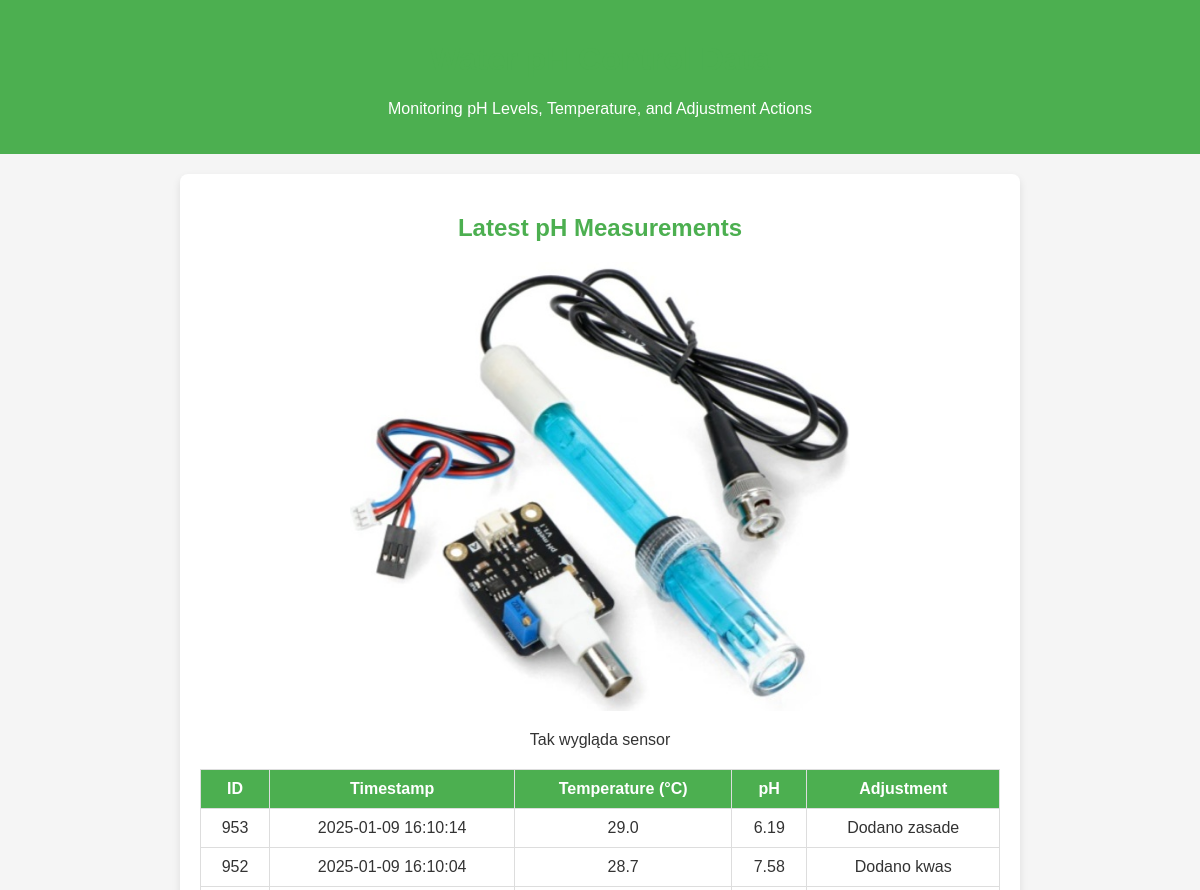
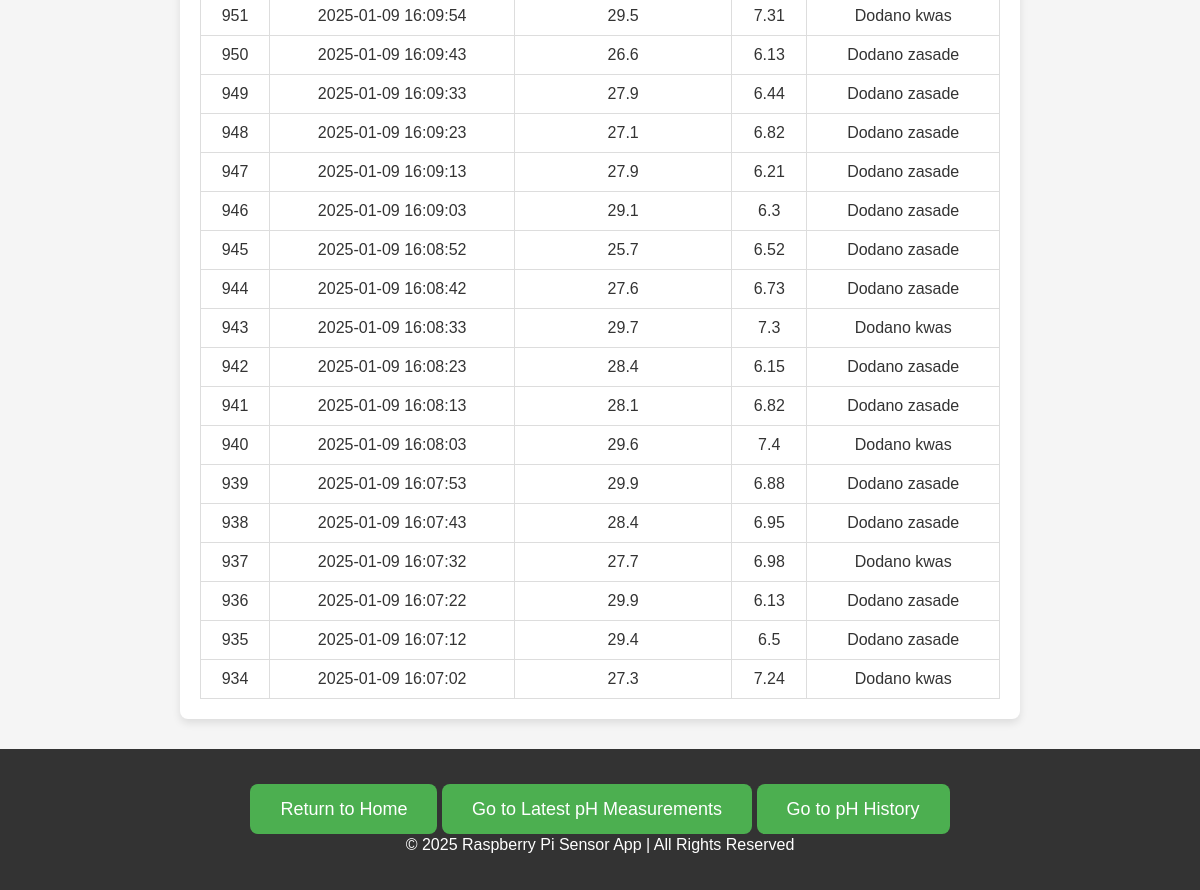
The app's page /aquarium with its own data (2 pictures, top to bottom).
### tables this page shows
CREATE TABLE water_control (
            id INTEGER PRIMARY KEY AUTOINCREMENT,
            timestamp DATETIME DEFAULT CURRENT_TIMESTAMP,
            ph REAL,
            adjustment TEXT,
            current_ph REAL,
            temperature REAL
        );

### app.py (the view)
@app.route('/aquarium')
def ph_measurements_page():
    conn = sqlite3.connect(DB_PATH)
    cursor = conn.cursor()
    cursor.execute("""
                   SELECT id, timestamp, temperature, ph, adjustment
                   FROM water_control
                   ORDER BY timestamp DESC LIMIT 20
                   """)
    measurements = cursor.fetchall()
    conn.close()
    return render_template('aquarium.html', measurements=measurements)

### templates/aquarium.html (shortened to what this page needs)
<!DOCTYPE html>
<html lang="en">
<head>
    <link rel="stylesheet" href="static/css/measurements.css">
</head>
<body>
    <header>
        <h1>Water pH Control Data</h1>
        <p>Monitoring pH Levels, Temperature, and Adjustment Actions</p>
    </header>
    <div class="container">
        <h2>Latest pH Measurements</h2>
        <div class="image-container">
            <img src="static/images/water_quality.jpg" alt="Water Quality" class="resized-image">
            <p>Tak wygląda sensor</p>
        </div>
        <table>
            <thead>
                <tr>
                    <th>ID</th>
                    <th>Timestamp</th>
                    <th>Temperature (&deg;C)</th>
                    <th>pH</th>
                    <th>Adjustment</th>
                </tr>
            </thead>
            <tbody>
                {% for measurement in measurements %}
                    <tr>
                        <td>{{ measurement[0] }}</td>
                        <td>{{ measurement[1] }}</td>
                        <td>{{ measurement[2] }}</td>
                        <td>{{ measurement[3] }}</td>
                        <td>{{ measurement[4] }}</td>
                    </tr>
                {% endfor %}
            </tbody>
        </table>
    </div>
    <footer>
        <div class="cta">
            <a href="/" class="button">Return to Home</a>
            <a href="/ph_measurements_page" class="button">Go to Latest pH Measurements</a>
            <a href="/ph_history_page" class="button">Go to pH History</a>
        </div>
        <p>&copy; 2025 Raspberry Pi Sensor App | All Rights Reserved</p>
    </footer>
</body>
</html>

### static/css/measurements.css (style rules this page uses)
body { font-family: Arial, sans-serif; margin: 0; padding: 0; background: #f5f5f5; color: #333; }
.image-container { text-align: center; }
.resized-image { width: 100%; max-width: 500px; height: auto; }
header { background: #4CAF50; color: white; padding: 20px 0; text-align: center; }
.container { max-width: 800px; margin: 20px auto; padding: 20px; background: white; border-radius: 8px; box-shadow: 0 4px 8px rgba(0, 0, 0, 0.1); }
h1, h2 { color: #4CAF50; text-align: center; }
table { width: 100%; border-collapse: collapse; margin-top: 20px; }
table, th, td { border: 1px solid #ddd; }
th, td { padding: 10px; text-align: center; }
th { background: #4CAF50; color: white; }
.cta { text-align: center; margin-top: 30px; }
.cta a { background: #4CAF50; color: white; text-decoration: none; padding: 15px 30px; border-radius: 8px; font-size: 18px; }
footer { text-align: center; padding: 20px 0; background: #333; color: white; margin-top: 30px; }

### records on screen
water_control: id "953", timestamp "2025-01-09 16:10:14", temperature "29.0", ph "6.19", adjustment "Dodano zasade"
water_control: id "952", timestamp "2025-01-09 16:10:04", temperature "28.7", ph "7.58", adjustment "Dodano kwas"
water_control: id "951", timestamp "2025-01-09 16:09:54", temperature "29.5", ph "7.31", adjustment "Dodano kwas"
water_control: id "950", timestamp "2025-01-09 16:09:43", temperature "26.6", ph "6.13", adjustment "Dodano zasade"
water_control: id "949", timestamp "2025-01-09 16:09:33", temperature "27.9", ph "6.44", adjustment "Dodano zasade"
water_control: id "948", timestamp "2025-01-09 16:09:23", temperature "27.1", ph "6.82", adjustment "Dodano zasade"
water_control: id "947", timestamp "2025-01-09 16:09:13", temperature "27.9", ph "6.21", adjustment "Dodano zasade"
water_control: id "946", timestamp "2025-01-09 16:09:03", temperature "29.1", ph "6.3", adjustment "Dodano zasade"
water_control: id "945", timestamp "2025-01-09 16:08:52", temperature "25.7", ph "6.52", adjustment "Dodano zasade"
water_control: id "944", timestamp "2025-01-09 16:08:42", temperature "27.6", ph "6.73", adjustment "Dodano zasade"
water_control: id "943", timestamp "2025-01-09 16:08:33", temperature "29.7", ph "7.3", adjustment "Dodano kwas"
water_control: id "942", timestamp "2025-01-09 16:08:23", temperature "28.4", ph "6.15", adjustment "Dodano zasade"
water_control: id "941", timestamp "2025-01-09 16:08:13", temperature "28.1", ph "6.82", adjustment "Dodano zasade"
water_control: id "940", timestamp "2025-01-09 16:08:03", temperature "29.6", ph "7.4", adjustment "Dodano kwas"
water_control: id "939", timestamp "2025-01-09 16:07:53", temperature "29.9", ph "6.88", adjustment "Dodano zasade"
water_control: id "938", timestamp "2025-01-09 16:07:43", temperature "28.4", ph "6.95", adjustment "Dodano zasade"
water_control: id "937", timestamp "2025-01-09 16:07:32", temperature "27.7", ph "6.98", adjustment "Dodano kwas"
water_control: id "936", timestamp "2025-01-09 16:07:22", temperature "29.9", ph "6.13", adjustment "Dodano zasade"
water_control: id "935", timestamp "2025-01-09 16:07:12", temperature "29.4", ph "6.5", adjustment "Dodano zasade"
water_control: id "934", timestamp "2025-01-09 16:07:02", temperature "27.3", ph "7.24", adjustment "Dodano kwas"
